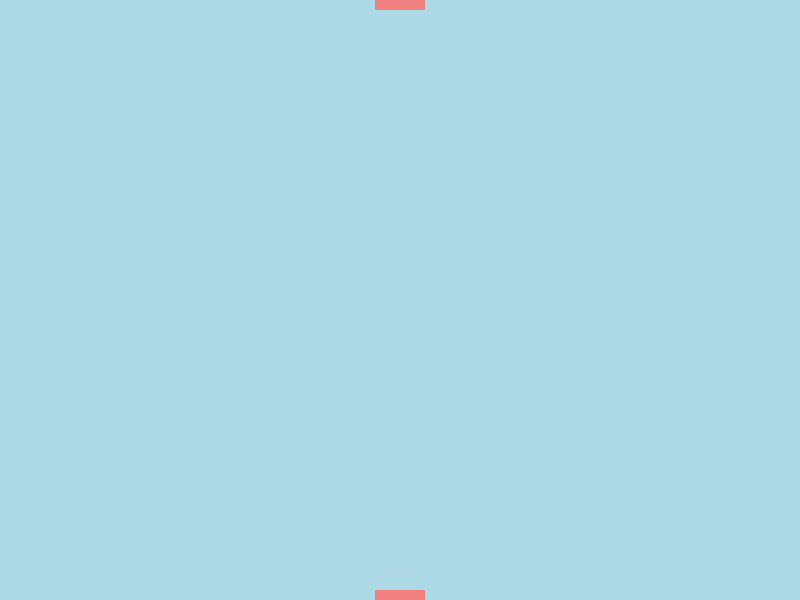
Frame 1 (no input)
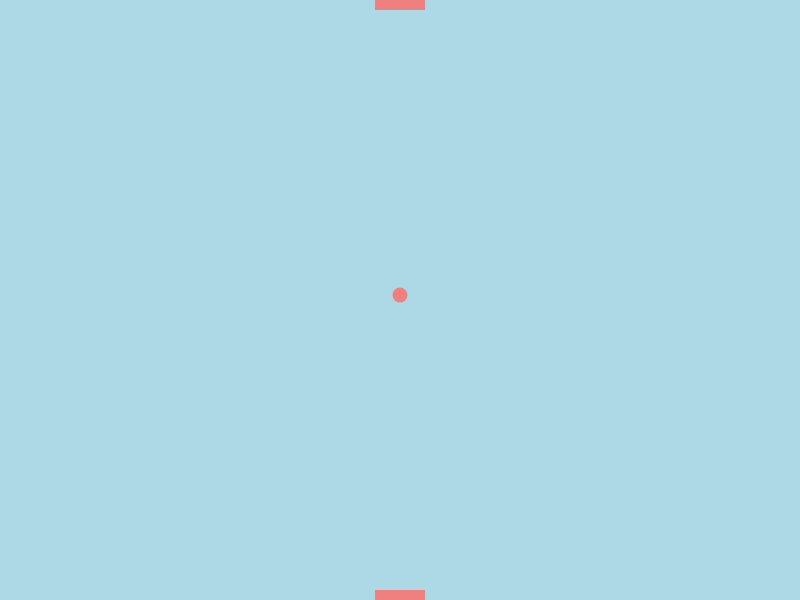
Frame 60 (no input)
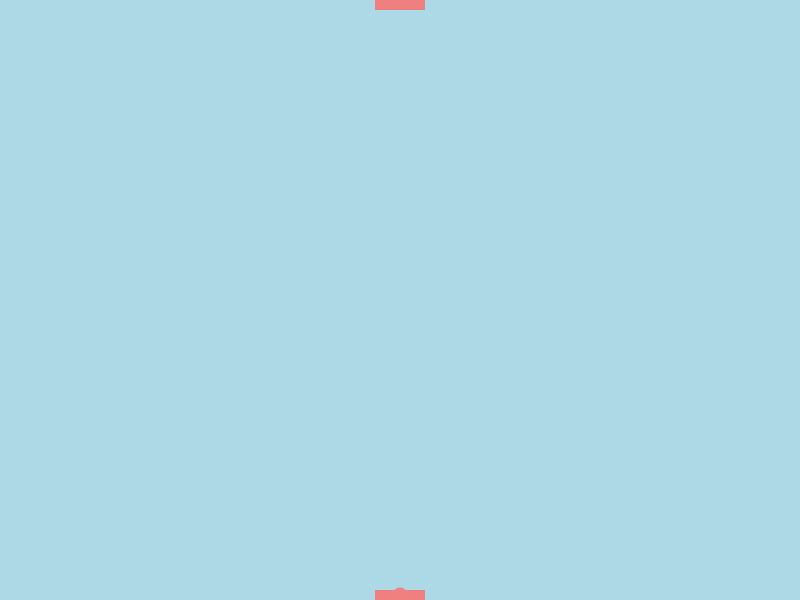
Frame 120 (the mouse pressed at the canvas centre since frame 60)

The p5.js sketch that drew these frames (run headless with seeded random() and noise() and a simulated clock; from frame 60 on, the mouse is pressed at the canvas centre):

// p5.js sketch
// ── sketch.js
var posY;
var velocidade = 5;



function setup() {

	createCanvas(800,600);

	colorMode(RGB);
	background ('LightBlue');
	noStroke();
	fill('LightCoral');
	textSize(20);


	posY = 0;
}

function draw() {

	background ('LightBlue');
	ellipse (width/2,posY,15,15);
	rect(width/2-25,0,50,10);
	rect(width/2-25,590,50,10);
	posY = posY+velocidade;

	if (posY>600||posY<5) {
	  velocidade=-velocidade;
	}
 
}
